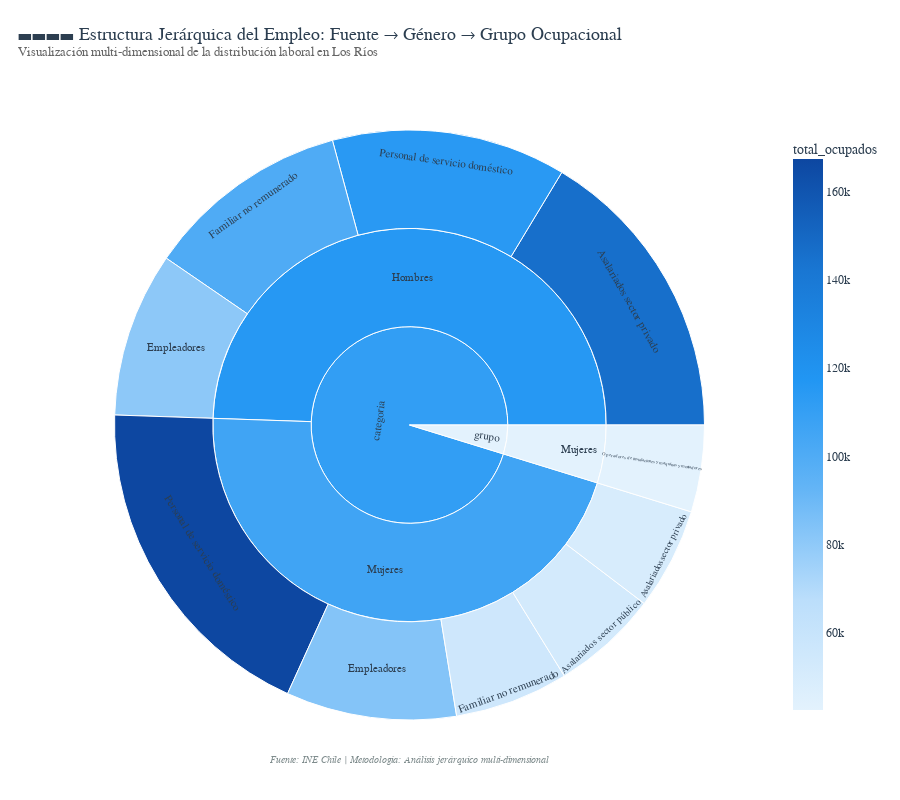

Write notebook code for a chart like this one.
### Code cell
# 4. Vista Jerárquica: Distribución Multi-dimensional (Fuente → Género → Ocupación)
print("🌟 Generando análisis jerárquico multi-dimensional...")

# Preparar datos jerárquicos con filtrado inteligente
# Filtrar datos para excluir totales y agregar más detalle
df_filtered = df_final[df_final['grupo_ocupacional_desc'] != 'Total'].copy()

# Crear datos agregados por jerarquía
sunburst_data = df_filtered.groupby(['fuente', 'sexo_desc', 'grupo_ocupacional_desc'])['value'].agg(['sum', 'count']).reset_index()
sunburst_data.columns = ['fuente', 'sexo_desc', 'grupo_ocupacional_desc', 'total_ocupados', 'registros']

# Filtrar top ocupaciones para legibilidad (criterio dinámico)
threshold_percentile = 70  # Top 30% de las ocupaciones
threshold_value = np.percentile(sunburst_data['total_ocupados'], threshold_percentile)
sunburst_data = sunburst_data[sunburst_data['total_ocupados'] >= threshold_value]

# Ordenar por relevancia
sunburst_data = sunburst_data.sort_values('total_ocupados', ascending=False).head(25)

# Calcular métricas adicionales
total_general = sunburst_data['total_ocupados'].sum()
sunburst_data['porcentaje'] = (sunburst_data['total_ocupados'] / total_general) * 100

# Crear visualización sunburst estilo The Economist
fig_sunburst = px.sunburst(
    sunburst_data,
    path=['fuente', 'sexo_desc', 'grupo_ocupacional_desc'],
    values='total_ocupados',
    title='▬▬▬▬ Estructura Jerárquica del Empleo: Fuente → Género → Grupo Ocupacional',
    height=800,
    color='total_ocupados',
    color_continuous_scale=[
        [0.0, '#E3F2FD'],    # Azul muy claro
        [0.2, '#BBDEFB'],    # Azul claro
        [0.4, '#64B5F6'],    # Azul medio
        [0.6, '#2196F3'],    # Azul
        [0.8, '#1976D2'],    # Azul fuerte
        [1.0, '#0D47A1']     # Azul muy fuerte
    ]
)

# Personalización The Economist - Estilo Premium
fig_sunburst.update_layout(
    title=dict(
        text="▬▬▬▬ Estructura Jerárquica del Empleo: Fuente → Género → Grupo Ocupacional<br><sup style='color:#666666'>Visualización multi-dimensional de la distribución laboral en Los Ríos</sup>",
        font=dict(family="Georgia", size=18, color="#2C3E50"),
        x=0.02,
        y=0.95
    ),
    plot_bgcolor='white',
    paper_bgcolor='white',
    font=dict(family="Georgia", size=12, color="#2C3E50"),
    margin=dict(t=130, b=80, l=50, r=50),
    annotations=[
        dict(
            text="Fuente: INE Chile | Metodología: Análisis jerárquico multi-dimensional",
            showarrow=False,
            x=0.5, y=-0.08,
            xref="paper", yref="paper",
            xanchor="center",
            font=dict(size=10, color="#7F8C8D", family="Georgia", style="italic")
        )
    ]
)

# Configurar interactividad mejorada estilo The Economist
fig_sunburst.update_traces(
    hovertemplate='<b style="font-family:Georgia; color:#2C3E50">%{label}</b><br>' +
                  '<span style="font-family:Georgia; color:#34495E">Ocupados: <b>%{value:,.0f}</b></span><br>' +
                  '<span style="font-family:Georgia; color:#7F8C8D">% del nivel superior: <b>%{percentParent}</b></span><br>' +
                  '<extra></extra>',
    maxdepth=3,
    branchvalues="total",
    textfont=dict(family="Georgia", size=11, color="#2C3E50")
)

# Análisis de distribución jerárquica
print("\n📊 ANÁLISIS JERÁRQUICO:")

# Por fuente
fuente_dist = sunburst_data.groupby('fuente')['total_ocupados'].sum().sort_values(ascending=False)
print("   🏢 DISTRIBUCIÓN POR FUENTE:")
for fuente, total in fuente_dist.items():
    pct = (total / fuente_dist.sum()) * 100
    print(f"     • {fuente}: {total:,.0f} ocupados ({pct:.1f}%)")

# Por género
genero_dist = sunburst_data.groupby('sexo_desc')['total_ocupados'].sum().sort_values(ascending=False)
print("\n   👥 DISTRIBUCIÓN POR GÉNERO:")
for genero, total in genero_dist.items():
    pct = (total / genero_dist.sum()) * 100
    print(f"     • {genero}: {total:,.0f} ocupados ({pct:.1f}%)")

# Grupos ocupacionales más diversos (presentes en múltiples fuentes/géneros)
diversidad = sunburst_data.groupby('grupo_ocupacional_desc').agg({
    'fuente': 'nunique',
    'sexo_desc': 'nunique',
    'total_ocupados': 'sum'
}).sort_values(['fuente', 'sexo_desc'], ascending=False)

print("\n   🌐 GRUPOS MÁS TRANSVERSALES:")
top_diversos = diversidad.head(3)
for grupo, data in top_diversos.iterrows():
    print(f"     • {grupo}")
    print(f"       └─ Presente en {data['fuente']} fuentes, {data['sexo_desc']} géneros")
    print(f"       └─ Total ocupados: {data['total_ocupados']:,.0f}")

fig_sunburst.show()

### Figure 1 — Plotly figure (JSON) as saved in the notebook; plotly's stock layout.template omitted (floating-point values rounded to 4 significant figures)
{"data": [{"branchvalues": "total", "customdata": [[167500.0], [146100.0], [114700.0], [100200.0], [83360.0], [80600.0], [55740.0], [52260.0], [49920.0], [42470.0], [106000.0], [115600.0], [42470.0], [111000.0], [42470.0]], "domain": {"x": [0, 1], "y": [0, 1]}, "hovertemplate": "<b style=\"font-family:Georgia; color:#2C3E50\">%{label}</b><br><span style=\"font-family:Georgia; color:#34495E\">Ocupados: <b>%{value:,.0f}</b></span><br><span style=\"font-family:Georgia; color:#7F8C8D\">% del nivel superior: <b>%{percentParent}</b></span><br><extra></extra>", "ids": ["categoria/Mujeres/Personal de servicio doméstico", "categoria/Hombres/Asalariados sector privado", "categoria/Hombres/Personal de servicio doméstico", "categoria/Hombres/Familiar no remunerado", "categoria/Mujeres/Empleadores", "categoria/Hombres/Empleadores", "categoria/Mujeres/Familiar no remunerado", "categoria/Mujeres/Asalariados sector público", "categoria/Mujeres/Asalariados sector privado", "grupo/Mujeres/Operadores de instalaciones y máquinas y montadores", "categoria/Mujeres", "categoria/Hombres", "grupo/Mujeres", "categoria", "grupo"], "labels": ["Personal de servicio doméstico", "Asalariados sector privado", "Personal de servicio doméstico", "Familiar no remunerado", "Empleadores", "Empleadores", "Familiar no remunerado", "Asalariados sector público", "Asalariados sector privado", "Operadores de instalaciones y máquinas y montadores", "Mujeres", "Hombres", "Mujeres", "categoria", "grupo"], "marker": {"coloraxis": "coloraxis", "colors": [167500.0, 146100.0, 114700.0, 100200.0, 83360.0, 80600.0, 55740.0, 52260.0, 49920.0, 42470.0, 106000.0, 115600.0, 42470.0, 111000.0, 42470.0]}, "maxdepth": 3, "name": "", "parents": ["categoria/Mujeres", "categoria/Hombres", "categoria/Hombres", "categoria/Hombres", "categoria/Mujeres", "categoria/Hombres", "categoria/Mujeres", "categoria/Mujeres", "categoria/Mujeres", "grupo/Mujeres", "categoria", "categoria", "grupo", "", ""], "textfont": {"color": "#2C3E50", "family": "Georgia", "size": 11}, "type": "sunburst", "values": [167500.0, 146100.0, 114700.0, 100200.0, 83360.0, 80600.0, 55740.0, 52260.0, 49920.0, 42470.0, 408700.0, 441600.0, 42470.0, 850300.0, 42470.0]}], "layout": {"annotations": [{"font": {"color": "#7F8C8D", "family": "Georgia", "size": 10, "style": "italic"}, "showarrow": false, "text": "Fuente: INE Chile | Metodología: Análisis jerárquico multi-dimensional", "x": 0.5, "xanchor": "center", "xref": "paper", "y": -0.08, "yref": "paper"}], "coloraxis": {"colorbar": {"title": {"text": "total_ocupados"}}, "colorscale": [[0, "#E3F2FD"], [0.2, "#BBDEFB"], [0.4, "#64B5F6"], [0.6, "#2196F3"], [0.8, "#1976D2"], [1, "#0D47A1"]]}, "font": {"color": "#2C3E50", "family": "Georgia", "size": 12}, "height": 800, "legend": {"tracegroupgap": 0}, "margin": {"b": 80, "l": 50, "r": 50, "t": 130}, "paper_bgcolor": "white", "plot_bgcolor": "white", "title": {"font": {"color": "#2C3E50", "family": "Georgia", "size": 18}, "text": "▬▬▬▬ Estructura Jerárquica del Empleo: Fuente → Género → Grupo Ocupacional<br><sup style='color:#666666'>Visualización multi-dimensional de la distribución laboral en Los Ríos</sup>", "x": 0.02, "y": 0.95}}}
